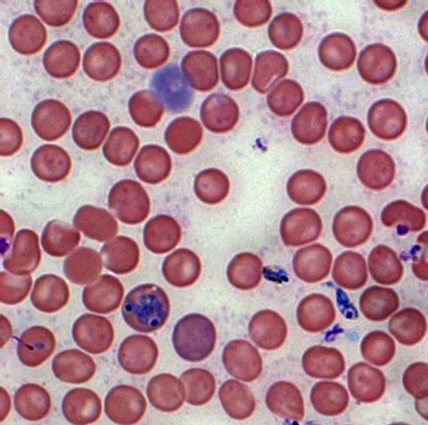
%> input picture BIP/HW4/HW4supplement/malaria_cropped.tif, 428 x 425 px
$ octave main.m   (GNU Octave 9; MATLAB toolbox functions it lacks are replaced by stand-ins)
%> lines starting %> are read from the running program, lines starting %| are printed output that depends on the picture; in (x1, y1, x2, y2) boxes, pixels count from 0 and x2, y2 are one past the last pixel; in counts of white or black regions, pixels touching at a corner belong together; the program's own positions count from 1
### BIP/HW4/submission/imoverlay.m
function [im3]=imoverlay(im,contours,color,varargin)
%-------------------------------------------------------
color=double(color);
if (isempty(varargin))
   mix_ratio=[0 1];
else
   mix_ratio=double(varargin{1});
   mix_ratio=mix_ratio/sum(mix_ratio);
end
[rows,cols,channels]=size(im);
max_im=max(max(max(im)));
if (max_im>2)
    im=double(im)/255;
end
if (channels==1)
    R=im;
    G=im;
    B=im;
else
    R=im(:,:,1);
    G=im(:,:,2);
    B=im(:,:,3);
end
R(contours==1)=mix_ratio(1)*R(contours==1)+ mix_ratio(2)*color(1);
G(contours==1)=mix_ratio(1)*G(contours==1)+ mix_ratio(2)*color(2);
B(contours==1)=mix_ratio(1)*B(contours==1)+ mix_ratio(2)*color(3);

im3(:,:,1)=R;
im3(:,:,2)=G;
im3(:,:,3)=B;


### BIP/HW4/submission/main.m
clc;
clear;
images = {'HW4supplement/malaria_cropped.tif','HW4supplement/prostatecancer_grade4_cropped.tif'};
strelsizes = [10, 3];
medfiltsizes = [7 3];
T = [1,2];
for i = 1 : numel(images)
    I = imread(images{i});
%> I is the input picture: size 425x428x3 uint8; mean R, G, B 176.9, 136.4, 146
    [~,~,d] = size(I);
%> d = 3
    if d > 3
        I = I(:,:,1:3);
    end
    %% preprocessing
    img = rgb2gray(I);
    imshow(img);
    title('Original Image');
    w = medfiltsizes(i);
    img = medfilt2(img,[w w]);
    r = strelsizes(i);
    s = strel('disk',r);
    Ie = imerode(img,s);
    Iobr = imreconstruct(Ie, img);
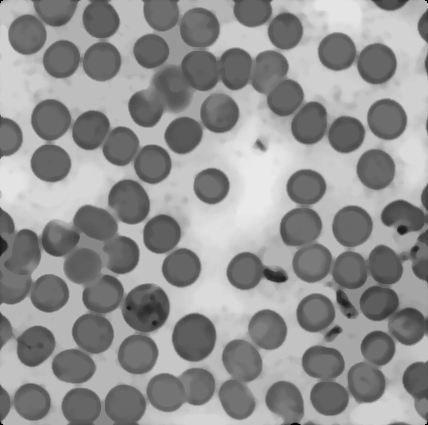
%> Iobr: size 425x428 uint8; min 0, max 233, mean 146.7
    imshow(Iobr);
    title('Filtered image');

    %% Segmentation and post processing
    thresholds = multithresh(Iobr,T(i));
%> thresholds = 147
    segmented = Iobr < thresholds(1);
%> segmented: size 425x428 logical; 50.8% white; 2 black regions, box (x1, y1, x2, y2) and area: (0, 0, 428, 425) 88341, (392, 260, 428, 316) 1083
    segmented = imopen(segmented,s);
%> segmented: size 425x428 logical; 49.7% white; 33 white regions, largest, box (x1, y1, x2, y2) and area: (0, 179, 170, 384) 17295, (280, 169, 428, 416) 13760, (129, 0, 365, 153) 12915
    imshow(segmented);
    title('Segmented image');

    %% Finding markers using distance transform
    D = bwdist(1-segmented,'cityblock');
    I2 = 1 - mat2gray(D);
    fgmarkers = imregionalmin(I2);
%> fgmarkers: size 425x428 logical; 0.22% white in thin lines or dots
    fgmarkers = imdilate(fgmarkers,strel('disk',1));
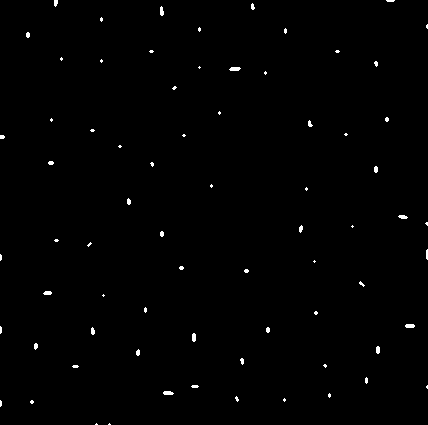
%> fgmarkers: size 425x428 logical; 0.62% white; 72 white regions (48 under 20 px), largest, box (x1, y1, x2, y2) and area: (229, 67, 241, 71) 40, (163, 391, 174, 395) 37, (405, 324, 415, 328) 36
    imshow(fgmarkers);
    title('Foreground markers');

    %% Overlaying markers
    color = [1 0 0];
    mix = [0.5 0.5];
    im_marked = imoverlay(I,fgmarkers, color, mix);
%> in imoverlay, `mix_ratio=double(varargin{1});`: mix_ratio = [0.5 0.5]
%> in imoverlay, `max_im=max(max(max(im)));`: max_im = 255
%> in imoverlay, `R(contours==1)=mix_ratio(1)*R(contours==1)+ mix_ratio(2)*color(1);`:
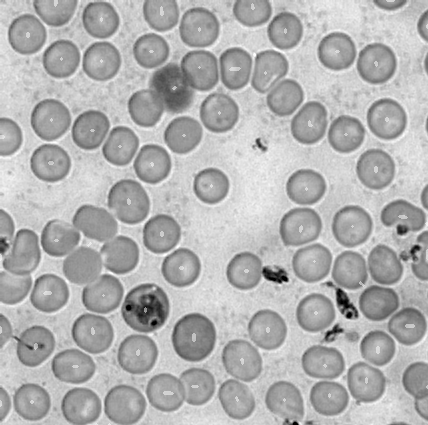
%> R: size 425x428 double; min 0, max 1, mean 0.695
%> in imoverlay, `G(contours==1)=mix_ratio(1)*G(contours==1)+ mix_ratio(2)*color(2);`: G: size 425x428 double; min 0, max 1, mean 0.534
%> in imoverlay, `B(contours==1)=mix_ratio(1)*B(contours==1)+ mix_ratio(2)*color(3);`: B: size 425x428 double; min 0, max 1, mean 0.571
    imshow(im_marked);
    title('Image with markers');

    %% Background markers
    D = bwdist(segmented);
    L = watershed(D);
%> L: size 425x428 uint8; 34 distinct labels, from 0 to 33
    bgmarkers = L == 0;
%> bgmarkers: size 425x428 logical; 2.7% white in thin lines or dots
    imshow(bgmarkers);
    %% Marker controlled watershed transform
    I2 = imimposemin(I2,fgmarkers|bgmarkers);
    imshow(I2);
    L = watershed(I2);
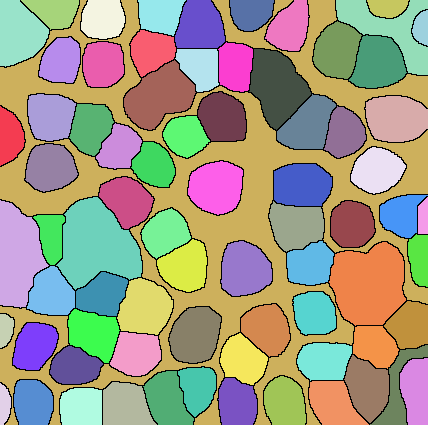
%> L: size 425x428 uint8; 76 distinct labels, from 0 to 75; one colour per label, 0 black
    segmented(L == 0) = 0;
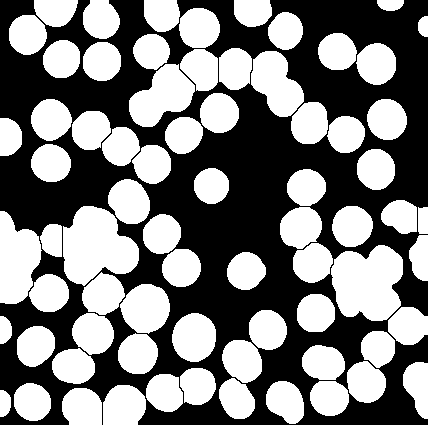
%> segmented: size 425x428 logical; 49.2% white; 72 white regions, largest, box (x1, y1, x2, y2) and area: (331, 245, 403, 321) 4218, (63, 206, 139, 286) 4164, (0, 211, 42, 304) 2775
    imshow(segmented);

    Lrgb = label2rgb(L, 'jet', 'w', 'shuffle');
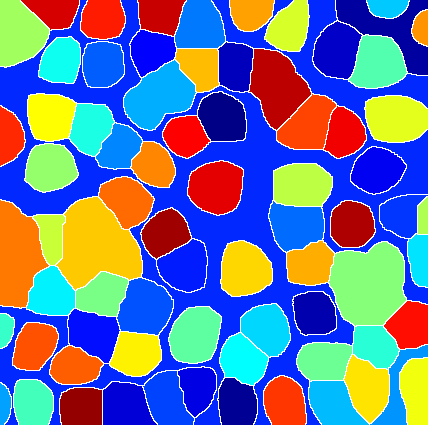
%> Lrgb: size 425x428x3 uint8; mean R, G, B 104.3, 118.6, 155
    figure
    imshow(Lrgb)
    title('Colored watershed label matrix (Lrgb)')

    CC = bwconncomp(segmented);
%> CC = 72 connected components
    disp('Number of objects');
    CC.NumObjects
%> ans = 72
    areas =  regionprops(CC,'Area');
%> areas = 72 regions; largest, Area: 4218, 4164, 2775, 2495, 2248
    areas = cell2mat(struct2cell(areas));
%> areas = 72 values, max 4218 at index 59, min 176 at index 71, mean 1244.1
    histogram(areas,50);
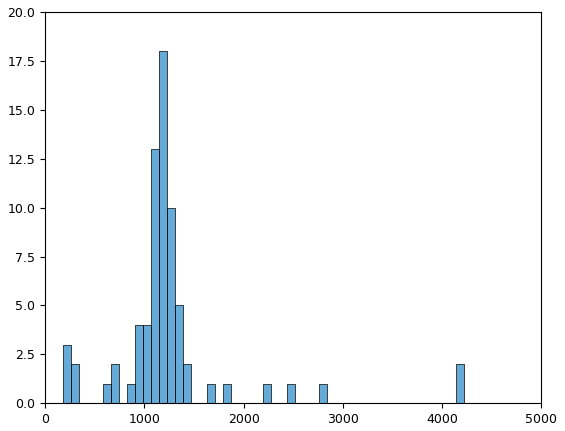
%> figure redrawn from the program's plot data; tallest bar 18 high, from x = 1146.1 to 1226.9
end
%> pass 2 of the loop `for i = 1 : numel(images)`:
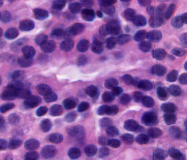
%> input picture BIP/HW4/HW4supplement/prostatecancer_grade4_cropped.tif, 187 x 160 px
%> I: size 160x187x4 uint8
%> Ie: size 160x187 uint8
%> Iobr: size 160x187 uint8
%> thresholds = [87 134]
%> `segmented = Iobr < thresholds(1);`:
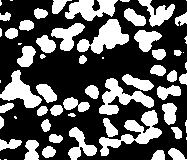
%> segmented: size 160x187 logical; 36.1% white; 61 white regions (16 under 20 px), largest, box (x1, y1, x2, y2) and area: (99, 110, 162, 156) 975, (77, 19, 129, 54) 868, (99, 78, 154, 115) 824
%> max_im = 245
%> im: size 160x187x3 double
%> in imoverlay (call 2), `im3(:,:,3)=B;`:
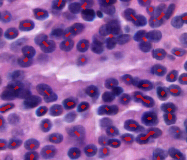
%> im3: size 160x187x3 double; mean R, G, B 0.545, 0.34, 0.62
%> CC = 68 connected components
%> ans = 68
%> `areas =  regionprops(CC,'Area');`: areas = 68 regions; largest, Area: 730, 686, 435, 357, 310
%> `areas = cell2mat(struct2cell(areas));`: areas = 68 values, max 730 at index 34, min 32 at index 53, mean 149.4
